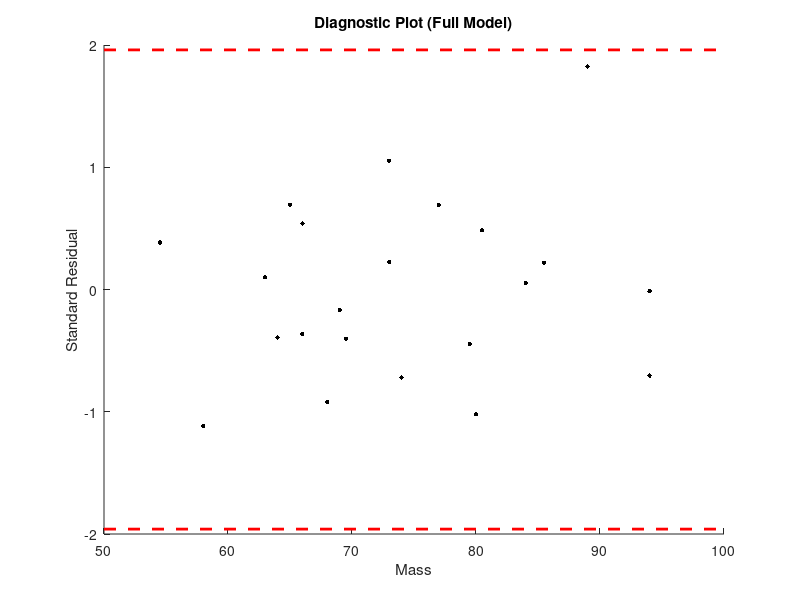

Reproduce this figure in MATLAB. (Note: this script raises an error after producing the figure.)
clc, clearvars, close all;

% A/A    Name           Description
% 1      Mass           Weight in kilograms
% 2      Fore           Maximum circumference of the forearm
% 3      Bicep          Maximum circumference of the bicep muscle
% 4      Chest          Circumference of the chest (measured at the level below the armpits)
% 5      Neck           Circumference of the neck (measured at the middle height of the neck)
% 6      Shoulder       Circumference of the shoulder
% 7      Waist          Circumference of the waist (lumbar area)
% 8      Height         Height from the top of the head to the soles of the feet
% 9      Calf           Maximum circumference of the calf
% 10     Thigh          Circumference of the thigh
% 11     Head           Circumference of the head

physicalData = load('physical.txt');
Y = physicalData(:,1);
X = physicalData(:,2:size(physicalData, 2));
X1 = [ones(size(X, 1), 1), X];
n = length(Y);
alpha = 0.05;
zcrit = norminv(1 - alpha / 2);

[B, BINT, R, RINT, STATS] = regress(Y, X1);
my = mean(Y);
sse = sum(R.^2);  % sum of squared errors
sst = sum((Y - my).^2);  % total sum of squares
R2 = STATS(1);  % alternatively: R2 = 1 - sse / sst;
rmse = sqrt(STATS(4));  % alternatively: rmse = sqrt(sse / (n - k - 1));
stdres = R / rmse;
k = size(X, 2);  % number of predictors in the model
adjR2 = 1 - (n - 1) / (n - (k + 1)) * sse / sst;
fprintf('========== Regression Model (all predictors) ==========\n');
fprintf('rmse = %.6f, R^2 = %.6f, adjR^2 = %.6f\n', rmse, R2, adjR2);
for i = 1:length(B)
    fprintf('b_%d = %.6f\n', i - 1, B(i));
end

figure;
scatter(Y, stdres, 10, 'k', 'filled');
hold on;
plot(xlim, zcrit * [1, 1], '--r', 'LineWidth', 2);
plot(xlim, -zcrit * [1, 1], '--r', 'LineWidth', 2);
hold off;
title('Diagnostic Plot (Full Model)');
xlabel('Mass');
ylabel('Standard Residual');


[B, ~, ~, INMODEL, STATS] = stepwisefit(X, Y, 'display', 'off');  % or use stepwise for GUI
rmse = STATS.rmse;
b0 = STATS.intercept;
Ypred = X(:,INMODEL) * B(INMODEL) + b0;
stdres = (Y - Ypred) / rmse;
sse = sum((Y - Ypred).^2);
R2 = 1 - sse / sst;
k = sum(INMODEL);  % number of predictors in the model
adjR2 = 1 - (n - 1) / (n - (k + 1)) * sse / sst;
fprintf('\n========== Stepwise Regression Model ==========\n');
fprintf('rmse = %.6f, R^2 = %.6f, adjR^2 = %.6f\n', rmse, R2, adjR2);
fprintf('b_0 = %.6f\n', b0);
for i = 1:length(B)
    if INMODEL(i) == 1
        fprintf('b_%d = %.6f\n', i, B(i));
    end
end

figure;
scatter(Y, stdres, 10, 'k', 'filled');
hold on;
plot(xlim, zcrit * [1, 1], '--r', 'LineWidth', 2);
plot(xlim, -zcrit * [1, 1], '--r', 'LineWidth', 2);
hold off;
title('Diagnostic Plot (Stepwise Regression Model)');
xlabel('Mass');
ylabel('Standard Residual');


%% Exercise 5.8 - Mass and Physical Measurements for Male Subjects
datdir = 'C:\MyFiles\Teach\DataAnalysis\Data\';
dattxt = 'physical';
varnameM = str2mat('Mass','Fore','Bicep','Chest','Neck','Shoulder','Waist','Height','Calf','Thigh','Head');
alpha = 0.05;

datM = physicalData;
yV = datM(:,1);
xM = datM(:,2:end);
k = size(xM,2);
n = length(yV);
zcrit = norminv(1-alpha/2);

for i=1:k
    x1M = [ones(n,1) xM(:,i)];
    [b1V,b1int,stats1] = regress(yV,x1M);
    yhat1V = x1M * b1V;
    e1V = yV-yhat1V;
    se12 = (1/(n-2))*(sum(e1V.^2));
    se1 = sqrt(se12);
    my = mean(yV);
    R21 = 1-(sum(e1V.^2))/(sum((yV-my).^2));
    adjR21 =1-((n-1)/(n-2))*(sum(e1V.^2))/(sum((yV-my).^2));
    estar1V = e1V / se1;

    figure((i-1)*2+1)
    clf
    plot(xM(:,i),yV,'.')
    hold on
    plot(xM(:,i),yhat1V,'r')
    title(sprintf('x=%s, R^2=%1.5f adjR^2=%1.5f',deblank(varnameM(i+1,:)),R21,adjR21))
    
    figure(i*2)
    clf
    plot(yV,estar1V,'o')
    hold on
    ax = axis;
    plot([ax(1) ax(2)],[0 0],'k')
    plot([ax(1) ax(2)],zcrit*[1 1],'c--')
    plot([ax(1) ax(2)],-zcrit*[1 1],'c--')
    xlabel('y')
    ylabel('e^*')
    title(sprintf('diagnostic plot, x=%s',deblank(varnameM(i+1,:))));
    pause;
end

my = mean(yV);
xregM = [ones(n,1) xM];
[ballV,ballint,rall,rallint,statsall] = regress(yV,xregM);
yhatallV = xregM * ballV;
eallV = yV-yhatallV;
seall2 = (1/(n-(k+1)))*(sum(eallV.^2));
seall = sqrt(seall2);
R2all = 1-(sum(eallV.^2))/(sum((yV-my).^2));
adjR2all =1-((n-1)/(n-(k+1)))*(sum(eallV.^2))/(sum((yV-my).^2));
estarallV = eallV / seall;

disp(['n = ',int2str(n)])
disp([' '])
fprintf('FULL MODEL: \n');
fprintf('x-variable \t beta \t estimate \t 95%% CI \n');
fprintf('const \t beta0 \t %2.5f \t [%2.5f,%2.5f] \n',ballV(1),ballint(1,1),ballint(1,2));
for i=2:k+1
    fprintf('%s \t beta%d \t %2.5f \t [%2.5f,%2.5f] \n',deblank(varnameM(i,:)),...
        i-1,ballV(i),ballint(i,1),ballint(i,2));
end
disp(['residual variance=',num2str(seall2)])
disp(['residual SD=',num2str(seall)])
fprintf('R^2 = %1.5f   adjR^2=%1.5f \n',R2all,adjR2all);

figure(k*2+1)
clf
% paperfigure
plot(yV,estarallV,'o')
hold on
ax = axis;
plot([ax(1) ax(2)],[0 0],'k')
plot([ax(1) ax(2)],zcrit*[1 1],'c--')
plot([ax(1) ax(2)],-zcrit*[1 1],'c--')
xlabel('y')
ylabel('e^*')
title('diagnostic plot, full model');

[bV,sdbV,pvalV,inmodel,stats]=stepwisefit(xM,yV);
b0 = stats.intercept;
indxV = find(inmodel==1);
yhatV = xregM * ([b0;bV].*[1 inmodel]');
eV = yV-yhatV;
k1 = sum(inmodel);
se2 = (1/(n-(k1+1)))*(sum(eV.^2));
se = sqrt(se2);
R2 = 1-(sum(eV.^2))/(sum((yV-my).^2));
adjR2 =1-((n-1)/(n-(k1+1)))*(sum(eV.^2))/(sum((yV-my).^2));
estarV = eV / se;

disp([' '])
fprintf('MODEL FROM STEPWISE REGRESSION: \n');
fprintf('x-variable \t beta \t estimate \t 95%% CI \n');
fprintf('const \t beta0 \t %2.5f \n',b0);
tcrit = tinv(1-alpha/2,n-(k1+1));
for i=1:k1
    fprintf('%s \t beta%d \t %2.5f \t [%2.5f,%2.5f] \n',deblank(varnameM(indxV(i)+1,:)),...
        indxV(i),bV(indxV(i)),bV(indxV(i))-tcrit*sdbV(indxV(i)),...
        bV(indxV(i))+tcrit*sdbV(indxV(i)));
end
disp(['residual variance=',num2str(se2)])
disp(['residual SD=',num2str(se)])
fprintf('R^2 = %1.5f   adjR^2=%1.5f \n',R2,adjR2);
fprintf('\n');

figure((k+1)*2)
clf
% paperfigure
plot(yV,estarV,'o')
hold on
ax = axis;
plot([ax(1) ax(2)],[0 0],'k')
plot([ax(1) ax(2)],zcrit*[1 1],'c--')
plot([ax(1) ax(2)],-zcrit*[1 1],'c--')
xlabel('y')
ylabel('e^*')
title('diagnostic plot, model from stepwise regression');


